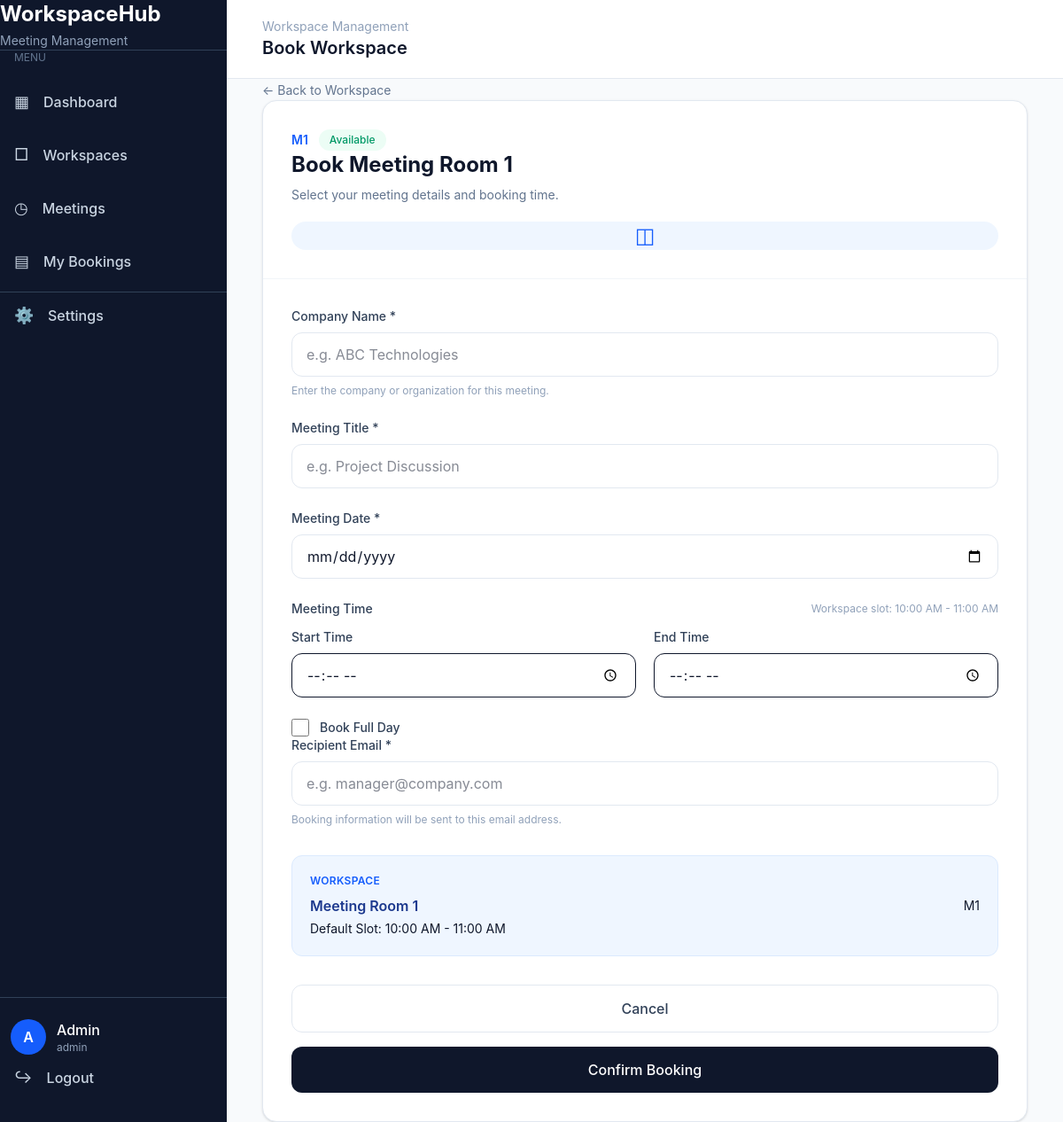
The page /pages/book-workspace.php?id=1 (signed in) on the database its author committed.
### tables this page shows
CREATE TABLE `workspaces` (
  `id` int(11) NOT NULL,
  `company_name` varchar(100) NOT NULL,
  `workspace_name` varchar(100) NOT NULL,
  `type` varchar(10) NOT NULL,
  `status` varchar(20) NOT NULL DEFAULT 'Available',
  `time_slot` varchar(50) NOT NULL
);

### pages/book-workspace.php (the view, shortened to what this page needs)
<?php
require_once "../config/database.php";
$workspace_id = (int) $_GET['id'];
$sql = "SELECT * FROM workspaces WHERE id = ?";
$stmt = $conn->prepare($sql);
$stmt->bind_param("i", $workspace_id);
$stmt->execute();
$result = $stmt->get_result();
$workspace = $result->fetch_assoc();
?>
<!DOCTYPE html>
<html lang="en">
<head>
    <link
        rel="stylesheet"
        href="../assets/css/output.css">
</head>
<body class="bg-slate-50 text-slate-900">
<div class="min-h-screen flex">
    <?php require_once "../components/navbar.php"; ?>
    <main class="flex-1 min-w-0">
        <header class="bg-white border-b border-slate-200">
            <div class="px-6 lg:px-10 py-5">
                <p class="text-sm text-slate-400">
                    Workspace Management
                </p>
                <h2 class="text-xl font-semibold">
                    Book Workspace
                </h2>
            </div>
        </header>
        <section class="px-6 lg:px-10 py-10">
            <div class="max-w-4xl mx-auto">
                <a
                    href="workspace-details.php?id=<?= $workspace['id'] ?>"
                    class="inline-flex items-center text-sm text-slate-500 hover:text-blue-600 mb-7 transition">
                    ← Back to Workspace
                </a>
                <div class="bg-white border border-slate-200 rounded-2xl overflow-hidden shadow-sm">
                    <div class="p-8 border-b border-slate-100">
                        <div class="flex flex-col sm:flex-row sm:items-center sm:justify-between gap-5">
                            <div>
                                <div class="flex items-center gap-3">
                                    <span class="text-sm font-semibold text-blue-600">
                                        <?= htmlspecialchars($workspace['type']) ?>
                                    </span>
                                    <span
                                        class="px-3 py-1 text-xs font-medium rounded-full bg-emerald-50 text-emerald-600">
                                        <?= htmlspecialchars($workspace['status']) ?>
                                    </span>
                                </div>
                                <h1 class="text-2xl font-bold mt-3">
                                    Book <?= htmlspecialchars($workspace['workspace_name']) ?>
                                </h1>
                                <p class="text-sm text-slate-500 mt-2">
                                    Select your meeting details and booking time.
                                </p>
                            </div>
                            <div
                                class="w-14 h-14 rounded-2xl bg-blue-50 text-blue-600 flex items-center justify-center text-2xl">
                                ◫
                            </div>
                        </div>
                    </div>
                    <form
                        id="bookingForm"
                        action="save-booking.php"
                        method="POST"
                        class="p-8">
                        <div class="mb-6">
                            <label
                                for="company_name"
                                class="block text-sm font-medium text-slate-700 mb-2">
                                Company Name
                                <span class="text-red-500">
                                    *
                                </span>
                            </label>
                            <input
                                type="text"
                                id="company_name"
                                name="company_name"
                                placeholder="e.g. ABC Technologies"
                                required
                                class="w-full px-4 py-3 border border-slate-200 rounded-xl outline-none focus:ring-2 focus:ring-blue-500 focus:border-blue-500">
                            <p class="text-xs text-slate-400 mt-2">
                                Enter the company or organization for this meeting.
                            </p>
                        </div>
                        <div class="mb-6">
                            <label
                                for="meeting_title"
                                class="block text-sm font-medium text-slate-700 mb-2">
                                Meeting Title
                                <span class="text-red-500">
                                    *
                                </span>
                            </label>
                            <input
                                type="text"
                                id="meeting_title"
                                name="meeting_title"
                                placeholder="e.g. Project Discussion"
                                required
                                class="w-full px-4 py-3 border border-slate-200 rounded-xl outline-none focus:ring-2 focus:ring-blue-500 focus:border-blue-500">
                        </div>
                        <div class="mb-6">
                            <label
                                for="booking_date"
                                class="block text-sm font-medium text-slate-700 mb-2">
                                Meeting Date
                                <span class="text-red-500">
                                    *
                                </span>
                            </label>
                            <input
                                type="date"
                                id="booking_date"
                                name="booking_date"
                                required
                                class="w-full px-4 py-3 border border-slate-200 rounded-xl outline-none focus:ring-2 focus:ring-blue-500 focus:border-blue-500">
                        </div>
                        <div class="mb-6">
                            <div class="flex items-center justify-between mb-3">
                                <label
                                    class="block text-sm font-medium text-slate-700">
                                    Meeting Time
                                </label>
                                <span class="text-xs text-slate-400">
                                    Workspace slot:
                                    <?= htmlspecialchars($workspace['time_slot']) ?>
                                </span>
                            </div>
                            <div class="grid grid-cols-1 md:grid-cols-2 gap-5">
                                 <div id="startTimeGroup">
    <label for="start_time" class="block text-sm font-medium text-slate-700 mb-2">
        Start Time
    </label>
    <input
        type="time"
        id="start_time"
        name="start_time"
        class="w-full px-4 py-3 border border-slate-300 rounded-xl focus:outline-none focus:ring-2 focus:ring-blue-500"
        required>
</div>
<div id="endTimeGroup">
    <label for="end_time" class="block text-sm font-medium text-slate-700 mb-2">
        End Time
    </label>
    <input
        type="time"
        id="end_time"
        name="end_time"
        class="w-full px-4 py-3 border border-slate-300 rounded-xl focus:outline-none focus:ring-2 focus:ring-blue-500"
        required>
</div>
                            </div>
                        </div>
                       <div class="mt-5 flex items-center gap-3">
    <input
        type="checkbox"
        id="full_day"
        name="full_day"
        value="1"
        class="w-5 h-5 text-blue-600 rounded">
    <label for="full_day" class="text-sm font-medium text-slate-700">
        Book Full Day
    </label>
</div>
                        <div class="mb-8">
                            <label
                                for="recipient_email"
                                class="block text-sm font-medium text-slate-700 mb-2">
                                Recipient Email
                                <span class="text-red-500">
                                    *
                                </span>
                            </label>
                            <input
                                type="email"
                                id="recipient_email"
                                name="recipient_email"
                                placeholder="e.g. manager@company.com"
                                required
                                class="w-full px-4 py-3 border border-slate-200 rounded-xl outline-none focus:ring-2 focus:ring-blue-500 focus:border-blue-500">
                            <p class="text-xs text-slate-400 mt-2">
                                Booking information will be sent to this email address.
                            </p>
                        </div>
                        <div
                            class="bg-blue-50 border border-blue-100 rounded-xl p-5 mb-8">
                            <p class="text-xs uppercase tracking-wide text-blue-600 font-semibold">
                                Workspace
                            </p>
                            <div class="flex items-center justify-between mt-2">
                                <p class="font-semibold text-blue-900">
                                    <?= htmlspecialchars($workspace['workspace_name']) ?>
                                </p>
                                <span class="text-sm text-blue-700">
                                    <?= htmlspecialchars($workspace['type']) ?>
                                </span>
                            </div>
                            <p class="text-sm text-blue-700 mt-1">
                                Default Slot:
                                <?= htmlspecialchars($workspace['time_slot']) ?>
                            </p>
                        </div>
                        <div class="flex flex-col sm:flex-row gap-4">
                            <a
                                href="workspace-details.php?id=<?= $workspace['id'] ?>"
                                class="w-full sm:w-1/3 py-3.5 rounded-xl border border-slate-200 text-slate-700 text-center font-medium hover:bg-slate-50 transition">
                                Cancel
                            </a>
                            <button
                                type="submit"
                                class="w-full sm:flex-1 py-3.5 rounded-xl bg-slate-900 text-white font-medium hover:bg-blue-600 transition">
                                Confirm Booking
                            </button>
                        </div>
                    </form>
                </div>
            </div>
        </section>
    </main>
</div>
</body>
</html>

### rows shown on the page
workspaces: type "M1", status "Available", workspace_name "Meeting Room 1", time_slot "10:00 AM - 11:00 AM"

### other values the page prints
substr($user_name, 0, 1) "A"
$user_name "Admin"
$user_role "admin"
